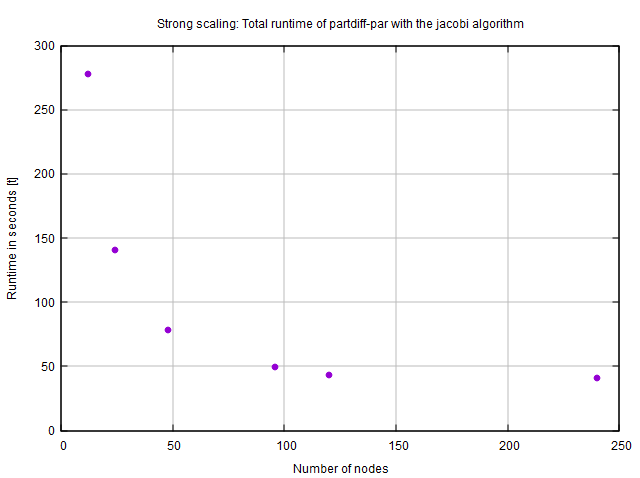

gnuplot code for this plot:
set title "Strong scaling: Total runtime of partdiff-par with the jacobi algorithm"
set xlabel "Number of nodes"
set ylabel "Runtime in seconds [t]"
set grid xtics lt 0 lw 1 lc rgb "#bbbbbb"
set grid ytics lt 0 lw 1 lc rgb "#bbbbbb"
unset key
plot 'STRONG_SCALING_JA.dat' using 1:4 with points pt 7 #,  'STRONG_SCALING_GS.dat' using 1:4 with points pt 7 
